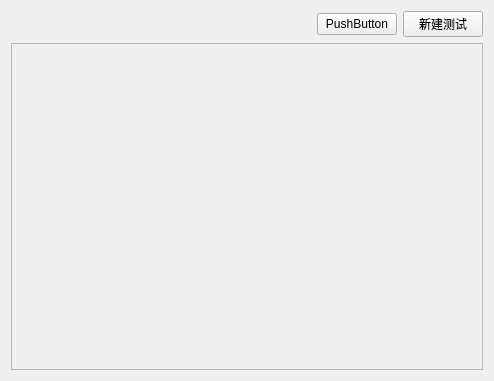
<?xml version="1.0" encoding="UTF-8"?>
<ui version="4.0">
 <class>TaskWidget</class>
 <widget class="QWidget" name="TaskWidget">
  <property name="geometry">
   <rect>
    <x>0</x>
    <y>0</y>
    <width>494</width>
    <height>381</height>
   </rect>
  </property>
  <property name="windowTitle">
   <string>Form</string>
  </property>
  <layout class="QVBoxLayout" name="verticalLayout">
   <item>
    <layout class="QHBoxLayout" name="horizontalLayout">
     <item>
      <spacer name="horizontalSpacer">
       <property name="orientation">
        <enum>Qt::Horizontal</enum>
       </property>
       <property name="sizeHint" stdset="0">
        <size>
         <width>40</width>
         <height>20</height>
        </size>
       </property>
      </spacer>
     </item>
     <item>
      <widget class="QPushButton" name="pushButton">
       <property name="text">
        <string>PushButton</string>
       </property>
      </widget>
     </item>
     <item>
      <widget class="QPushButton" name="btn_new_test">
       <property name="text">
        <string>新建测试</string>
       </property>
      </widget>
     </item>
    </layout>
   </item>
   <item>
    <widget class="QScrollArea" name="scrollArea">
     <property name="widgetResizable">
      <bool>true</bool>
     </property>
     <widget class="QWidget" name="scrollAreaWidgetContents">
      <property name="geometry">
       <rect>
        <x>0</x>
        <y>0</y>
        <width>474</width>
        <height>323</height>
       </rect>
      </property>
     </widget>
    </widget>
   </item>
  </layout>
 </widget>
 <resources/>
 <connections/>
</ui>
